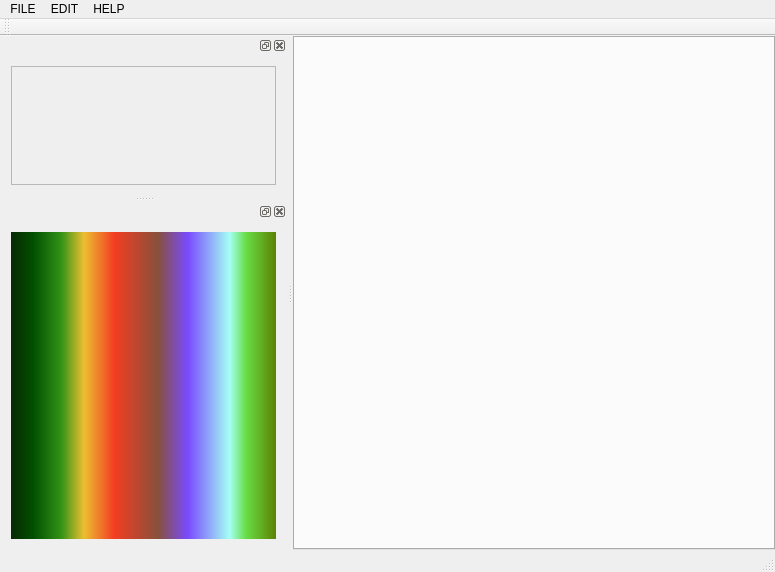
<?xml version="1.0" encoding="UTF-8"?>
<ui version="4.0">
 <class>MainWindow</class>
 <widget class="QMainWindow" name="MainWindow">
  <property name="geometry">
   <rect>
    <x>0</x>
    <y>0</y>
    <width>775</width>
    <height>572</height>
   </rect>
  </property>
  <property name="windowTitle">
   <string>MainWindow</string>
  </property>
  <widget class="QWidget" name="centralWidget">
   <layout class="QHBoxLayout" name="horizontalLayout">
    <property name="spacing">
     <number>0</number>
    </property>
    <property name="leftMargin">
     <number>0</number>
    </property>
    <property name="topMargin">
     <number>0</number>
    </property>
    <property name="rightMargin">
     <number>0</number>
    </property>
    <property name="bottomMargin">
     <number>0</number>
    </property>
    <item>
     <widget class="QTabWidget" name="image_tabWidget">
      <property name="currentIndex">
       <number>-1</number>
      </property>
      <property name="tabsClosable">
       <bool>true</bool>
      </property>
      <property name="movable">
       <bool>true</bool>
      </property>
      <property name="tabBarAutoHide">
       <bool>false</bool>
      </property>
     </widget>
    </item>
   </layout>
  </widget>
  <widget class="QMenuBar" name="menuBar">
   <property name="geometry">
    <rect>
     <x>0</x>
     <y>0</y>
     <width>775</width>
     <height>21</height>
    </rect>
   </property>
   <widget class="QMenu" name="menuFILE">
    <property name="title">
     <string>FILE</string>
    </property>
    <addaction name="actionNEW_FILE"/>
    <addaction name="actionOPEN_FILE"/>
    <addaction name="actionRECENT_FILES"/>
    <addaction name="actionSAVE_FILE"/>
    <addaction name="actionSAVE_ALL"/>
    <addaction name="separator"/>
    <addaction name="actionCLOSE_FILE"/>
    <addaction name="separator"/>
    <addaction name="actionEXIT"/>
   </widget>
   <widget class="QMenu" name="menuEDIT">
    <property name="title">
     <string>EDIT</string>
    </property>
   </widget>
   <widget class="QMenu" name="menuHELP">
    <property name="title">
     <string>HELP</string>
    </property>
    <addaction name="actionABOUT"/>
   </widget>
   <addaction name="menuFILE"/>
   <addaction name="menuEDIT"/>
   <addaction name="menuHELP"/>
  </widget>
  <widget class="QToolBar" name="mainToolBar">
   <attribute name="toolBarArea">
    <enum>TopToolBarArea</enum>
   </attribute>
   <attribute name="toolBarBreak">
    <bool>false</bool>
   </attribute>
  </widget>
  <widget class="QStatusBar" name="statusBar"/>
  <widget class="QDockWidget" name="dockWidget">
   <attribute name="dockWidgetArea">
    <number>1</number>
   </attribute>
   <widget class="QWidget" name="dockWidgetContents">
    <layout class="QVBoxLayout" name="verticalLayout_3">
     <item>
      <widget class="QScrollArea" name="scrollArea">
       <property name="widgetResizable">
        <bool>true</bool>
       </property>
       <widget class="QWidget" name="scrollAreaWidgetContents">
        <property name="geometry">
         <rect>
          <x>0</x>
          <y>0</y>
          <width>166</width>
          <height>202</height>
         </rect>
        </property>
        <layout class="QGridLayout" name="gridLayout_2">
         <item row="0" column="1">
          <spacer name="verticalSpacer">
           <property name="orientation">
            <enum>Qt::Vertical</enum>
           </property>
           <property name="sizeHint" stdset="0">
            <size>
             <width>20</width>
             <height>5</height>
            </size>
           </property>
          </spacer>
         </item>
         <item row="1" column="0">
          <spacer name="horizontalSpacer">
           <property name="orientation">
            <enum>Qt::Horizontal</enum>
           </property>
           <property name="sizeHint" stdset="0">
            <size>
             <width>111</width>
             <height>20</height>
            </size>
           </property>
          </spacer>
         </item>
         <item row="1" column="1">
          <widget class="EditCanvasWidget" name="widget_3" native="true">
           <property name="minimumSize">
            <size>
             <width>0</width>
             <height>0</height>
            </size>
           </property>
          </widget>
         </item>
         <item row="1" column="2">
          <spacer name="horizontalSpacer_2">
           <property name="orientation">
            <enum>Qt::Horizontal</enum>
           </property>
           <property name="sizeHint" stdset="0">
            <size>
             <width>110</width>
             <height>20</height>
            </size>
           </property>
          </spacer>
         </item>
         <item row="2" column="1">
          <spacer name="verticalSpacer_2">
           <property name="orientation">
            <enum>Qt::Vertical</enum>
           </property>
           <property name="sizeHint" stdset="0">
            <size>
             <width>20</width>
             <height>5</height>
            </size>
           </property>
          </spacer>
         </item>
        </layout>
       </widget>
      </widget>
     </item>
    </layout>
   </widget>
  </widget>
  <widget class="QDockWidget" name="dockWidget_2">
   <attribute name="dockWidgetArea">
    <number>1</number>
   </attribute>
   <widget class="QWidget" name="dockWidgetContents_2">
    <layout class="QVBoxLayout" name="verticalLayout_4">
     <item>
      <widget class="QWidget" name="widget_4" native="true">
       <property name="minimumSize">
        <size>
         <width>0</width>
         <height>200</height>
        </size>
       </property>
       <property name="styleSheet">
        <string notr="true">background-color: qlineargradient(spread:pad, x1:0, y1:0, x2:1, y2:0, stop:0 rgba(9, 41, 4, 255), stop:0.085 rgba(2, 79, 0, 255), stop:0.19 rgba(50, 147, 22, 255), stop:0.275 rgba(236, 191, 49, 255), stop:0.39 rgba(243, 61, 34, 255), stop:0.555 rgba(135, 81, 60, 255), stop:0.667 rgba(121, 75, 255, 255), stop:0.825 rgba(164, 255, 244, 255), stop:0.885 rgba(104, 222, 71, 255), stop:1 rgba(93, 128, 0, 255));</string>
       </property>
      </widget>
     </item>
    </layout>
   </widget>
  </widget>
  <action name="actionNEW_FILE">
   <property name="text">
    <string>NEW_FILE</string>
   </property>
  </action>
  <action name="actionOPEN_FILE">
   <property name="text">
    <string>OPEN_FILE</string>
   </property>
  </action>
  <action name="actionRECENT_FILES">
   <property name="text">
    <string>RECENT_FILES</string>
   </property>
  </action>
  <action name="actionSAVE_FILE">
   <property name="text">
    <string>SAVE_FILE</string>
   </property>
  </action>
  <action name="actionSAVE_ALL">
   <property name="text">
    <string>SAVE_ALL</string>
   </property>
  </action>
  <action name="actionEXIT">
   <property name="text">
    <string>EXIT</string>
   </property>
  </action>
  <action name="actionCLOSE_FILE">
   <property name="text">
    <string>CLOSE_FILE</string>
   </property>
  </action>
  <action name="actionABOUT">
   <property name="text">
    <string>ABOUT</string>
   </property>
  </action>
 </widget>
 <layoutdefault spacing="6" margin="11"/>
 <customwidgets>
  <customwidget>
   <class>EditCanvasWidget</class>
   <extends>QWidget</extends>
   <header>widgets/editcanvaswidget.h</header>
   <container>1</container>
  </customwidget>
 </customwidgets>
 <resources/>
 <connections/>
</ui>
